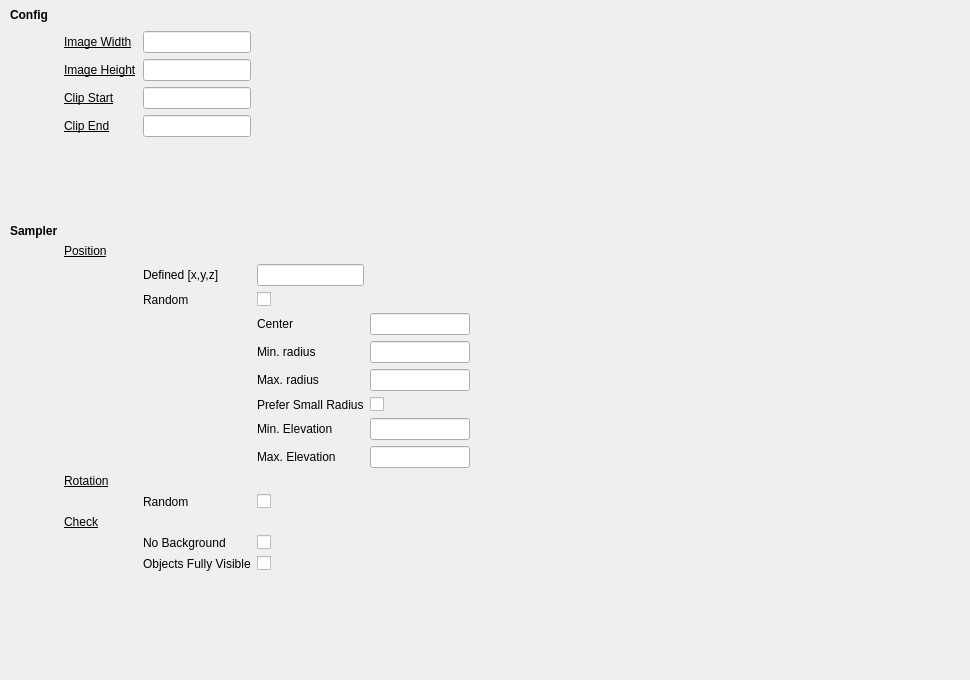
         <widget class="QWidget" name="tab_Camera">
          <attribute name="title">
           <string>Camera</string>
          </attribute>
          <widget class="QWidget" name="gridLayoutWidget_2">
           <property name="geometry">
            <rect>
             <x>0</x>
             <y>0</y>
             <width>961</width>
             <height>671</height>
            </rect>
           </property>
           <layout class="QGridLayout" name="gridLayout_Camera" rowstretch="0,0,0,0,0,0,0,0,0,0,0,0,0,0,0,0,0,0,0,0,0,0,0" columnstretch="0,0,1,1,1,7">
            <property name="leftMargin">
             <number>0</number>
            </property>
            <property name="topMargin">
             <number>5</number>
            </property>
            <property name="bottomMargin">
             <number>20</number>
            </property>
            <item row="4" column="2">
             <widget class="QLineEdit" name="line_cam_clipEnd"/>
            </item>
            <item row="1" column="1">
             <widget class="QLabel" name="label_13">
              <property name="font">
               <font>
                <pointsize>9</pointsize>
                <underline>true</underline>
               </font>
              </property>
              <property name="text">
               <string>Image Width</string>
              </property>
             </widget>
            </item>
            <item row="12" column="3">
             <widget class="QLabel" name="label_3">
              <property name="text">
               <string>Max. radius</string>
              </property>
             </widget>
            </item>
            <item row="17" column="1">
             <widget class="QLabel" name="label_52">
              <property name="font">
               <font>
                <pointsize>9</pointsize>
                <underline>true</underline>
               </font>
              </property>
              <property name="text">
               <string>Rotation</string>
              </property>
             </widget>
            </item>
            <item row="15" column="3">
             <widget class="QLabel" name="label_22">
              <property name="text">
               <string>Max. Elevation</string>
              </property>
             </widget>
            </item>
            <item row="19" column="1">
             <widget class="QLabel" name="label_24">
              <property name="font">
               <font>
                <pointsize>9</pointsize>
                <underline>true</underline>
               </font>
              </property>
              <property name="text">
               <string>Check</string>
              </property>
             </widget>
            </item>
            <item row="7" column="1">
             <widget class="QLabel" name="label_16">
              <property name="font">
               <font>
                <pointsize>9</pointsize>
                <underline>true</underline>
               </font>
              </property>
              <property name="text">
               <string>Position</string>
              </property>
             </widget>
            </item>
            <item row="14" column="3">
             <widget class="QLabel" name="label_15">
              <property name="text">
               <string>Min. Elevation</string>
              </property>
             </widget>
            </item>
            <item row="6" column="0">
             <widget class="QLabel" name="label_86">
              <property name="font">
               <font>
                <pointsize>9</pointsize>
                <weight>75</weight>
                <bold>true</bold>
               </font>
              </property>
              <property name="text">
               <string>Sampler</string>
              </property>
              <property name="margin">
               <number>2</number>
              </property>
              <property name="indent">
               <number>10</number>
              </property>
             </widget>
            </item>
            <item row="11" column="3">
             <widget class="QLabel" name="label">
              <property name="text">
               <string>Min. radius</string>
              </property>
             </widget>
            </item>
            <item row="2" column="1">
             <widget class="QLabel" name="label_12">
              <property name="font">
               <font>
                <pointsize>9</pointsize>
                <underline>true</underline>
               </font>
              </property>
              <property name="text">
               <string>Image Height</string>
              </property>
             </widget>
            </item>
            <item row="2" column="2">
             <widget class="QLineEdit" name="line_cam_imageHeight"/>
            </item>
            <item row="12" column="4">
             <widget class="QLineEdit" name="line_cam_maxRadius"/>
            </item>
            <item row="14" column="4">
             <widget class="QLineEdit" name="line_cam_minElevation"/>
            </item>
            <item row="3" column="1">
             <widget class="QLabel" name="label_59">
              <property name="font">
               <font>
                <pointsize>9</pointsize>
                <underline>true</underline>
               </font>
              </property>
              <property name="text">
               <string>Clip Start</string>
              </property>
             </widget>
            </item>
            <item row="8" column="2">
             <widget class="QLabel" name="label_14">
              <property name="text">
               <string>Defined [x,y,z]</string>
              </property>
             </widget>
            </item>
            <item row="21" column="3">
             <widget class="QCheckBox" name="cBox_cam_allObjectsFullyVisible">
              <property name="text">
               <string/>
              </property>
             </widget>
            </item>
            <item row="0" column="2">
             <spacer name="horizontalSpacer_17">
              <property name="orientation">
               <enum>Qt::Horizontal</enum>
              </property>
              <property name="sizeType">
               <enum>QSizePolicy::MinimumExpanding</enum>
              </property>
              <property name="sizeHint" stdset="0">
               <size>
                <width>100</width>
                <height>20</height>
               </size>
              </property>
             </spacer>
            </item>
            <item row="18" column="3">
             <widget class="QCheckBox" name="cBox_cam_randomRotation">
              <property name="text">
               <string/>
              </property>
             </widget>
            </item>
            <item row="1" column="3">
             <spacer name="horizontalSpacer_15">
              <property name="orientation">
               <enum>Qt::Horizontal</enum>
              </property>
              <property name="sizeType">
               <enum>QSizePolicy::MinimumExpanding</enum>
              </property>
              <property name="sizeHint" stdset="0">
               <size>
                <width>100</width>
                <height>20</height>
               </size>
              </property>
             </spacer>
            </item>
            <item row="18" column="2">
             <widget class="QLabel" name="label_61">
              <property name="text">
               <string>Random</string>
              </property>
             </widget>
            </item>
            <item row="0" column="0">
             <widget class="QLabel" name="lbl_camera_config">
              <property name="font">
               <font>
                <pointsize>9</pointsize>
                <weight>75</weight>
                <bold>true</bold>
               </font>
              </property>
              <property name="text">
               <string>Config</string>
              </property>
              <property name="margin">
               <number>2</number>
              </property>
              <property name="indent">
               <number>10</number>
              </property>
             </widget>
            </item>
            <item row="22" column="1">
             <spacer name="verticalSpacer_7">
              <property name="orientation">
               <enum>Qt::Vertical</enum>
              </property>
              <property name="sizeHint" stdset="0">
               <size>
                <width>20</width>
                <height>20</height>
               </size>
              </property>
             </spacer>
            </item>
            <item row="8" column="3">
             <widget class="QLineEdit" name="line_cam_definedPos"/>
            </item>
            <item row="15" column="4">
             <widget class="QLineEdit" name="line_cam_maxElevation"/>
            </item>
            <item row="4" column="1">
             <widget class="QLabel" name="label_60">
              <property name="font">
               <font>
                <pointsize>9</pointsize>
                <underline>true</underline>
               </font>
              </property>
              <property name="text">
               <string>Clip End</string>
              </property>
             </widget>
            </item>
            <item row="5" column="0">
             <spacer name="verticalSpacer_11">
              <property name="orientation">
               <enum>Qt::Vertical</enum>
              </property>
              <property name="sizeHint" stdset="0">
               <size>
                <width>20</width>
                <height>40</height>
               </size>
              </property>
             </spacer>
            </item>
            <item row="20" column="2">
             <widget class="QLabel" name="label_25">
              <property name="text">
               <string>No Background</string>
              </property>
             </widget>
            </item>
            <item row="3" column="5">
             <spacer name="horizontalSpacer_5">
              <property name="orientation">
               <enum>Qt::Horizontal</enum>
              </property>
              <property name="sizeHint" stdset="0">
               <size>
                <width>40</width>
                <height>20</height>
               </size>
              </property>
             </spacer>
            </item>
            <item row="20" column="3">
             <widget class="QCheckBox" name="cBox_cam_noWorldBackground">
              <property name="text">
               <string/>
              </property>
             </widget>
            </item>
            <item row="9" column="3">
             <widget class="QCheckBox" name="cBox_cam_randomPos">
              <property name="text">
               <string/>
              </property>
             </widget>
            </item>
            <item row="10" column="4">
             <widget class="QLineEdit" name="line_cam_center"/>
            </item>
            <item row="3" column="4">
             <spacer name="horizontalSpacer_9">
              <property name="orientation">
               <enum>Qt::Horizontal</enum>
              </property>
              <property name="sizeType">
               <enum>QSizePolicy::MinimumExpanding</enum>
              </property>
              <property name="sizeHint" stdset="0">
               <size>
                <width>100</width>
                <height>20</height>
               </size>
              </property>
             </spacer>
            </item>
            <item row="1" column="2">
             <widget class="QLineEdit" name="line_cam_imageWidth"/>
            </item>
            <item row="21" column="2">
             <widget class="QLabel" name="label_9">
              <property name="text">
               <string>Objects Fully Visible</string>
              </property>
             </widget>
            </item>
            <item row="3" column="2">
             <widget class="QLineEdit" name="line_cam_clipStart"/>
            </item>
            <item row="10" column="3">
             <widget class="QLabel" name="label_2">
              <property name="text">
               <string>Center</string>
              </property>
             </widget>
            </item>
            <item row="9" column="2">
             <widget class="QLabel" name="label_17">
              <property name="text">
               <string>Random</string>
              </property>
             </widget>
            </item>
            <item row="11" column="4">
             <widget class="QLineEdit" name="line_cam_minRadius"/>
            </item>
            <item row="13" column="3">
             <widget class="QLabel" name="label_114">
              <property name="text">
               <string>Prefer Small Radius</string>
              </property>
             </widget>
            </item>
            <item row="13" column="4">
             <widget class="QCheckBox" name="cBox_cam_preferSmallRadius">
              <property name="text">
               <string/>
              </property>
             </widget>
            </item>
           </layout>
          </widget>
         </widget>
